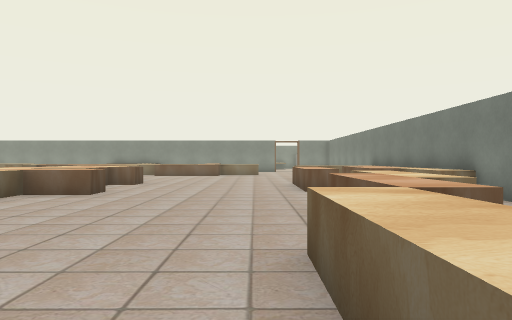
View 1 (above)

24 first-person views from a walk through a 3-D level made in the Unity game engine. The camera is 1.5 m above the floor, looks level and sees 70° across. The floor is counted in squares, 2 m on a side. Each view is taken from the middle of a square. On the plan, view 1 faces up. The plan holds only what a view shows up to about 11 squares ahead; the rest is blank. The place goes on beyond the plan. The player character is not drawn. Some animated figures are left out. Door leaves are left out, so doorways stand open. Some surface patterns are stand-ins.

View 2
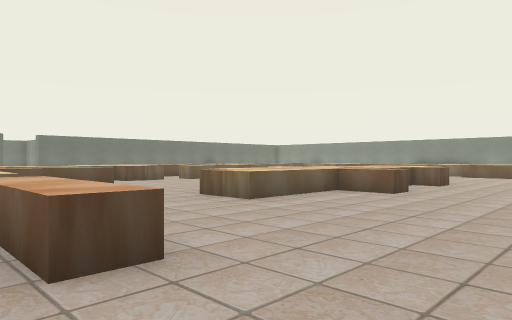

View 3
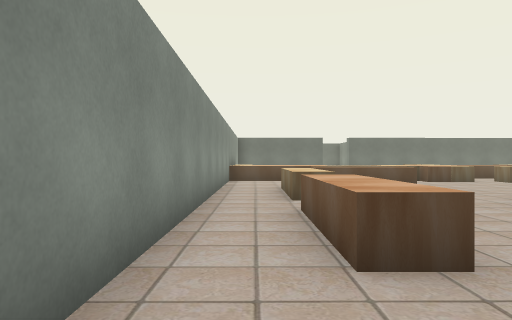

View 4
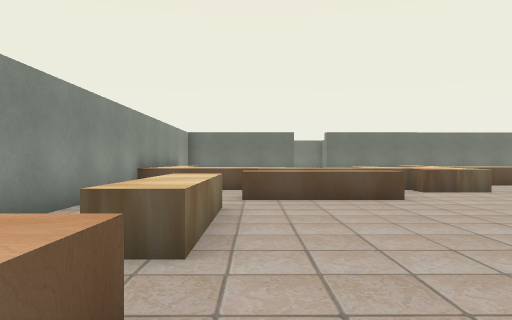

View 5
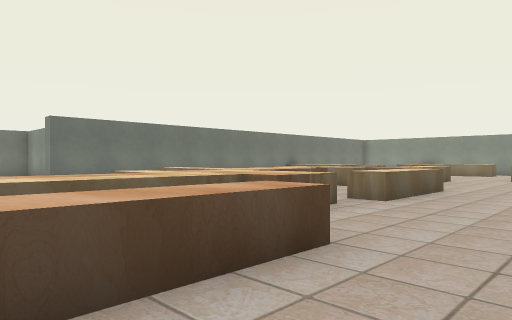

View 6
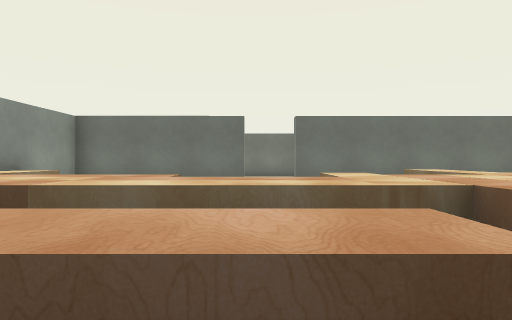

View 7
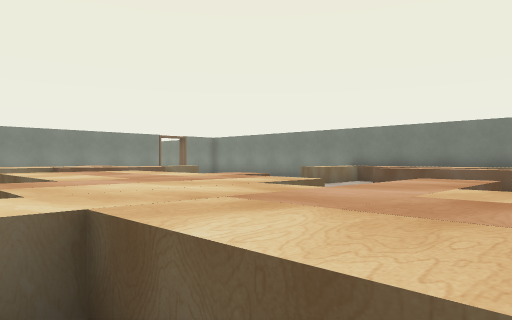

View 8
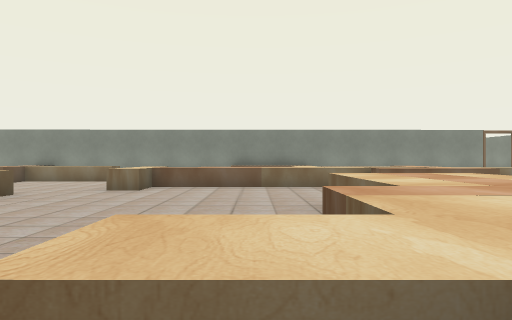

View 9
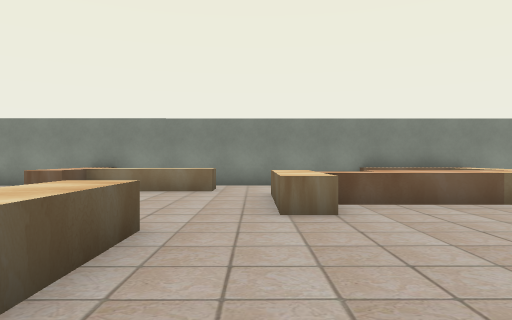

View 10
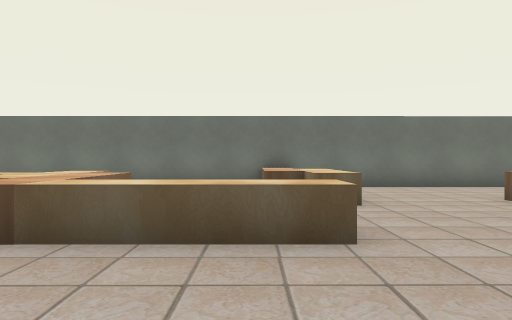

View 11
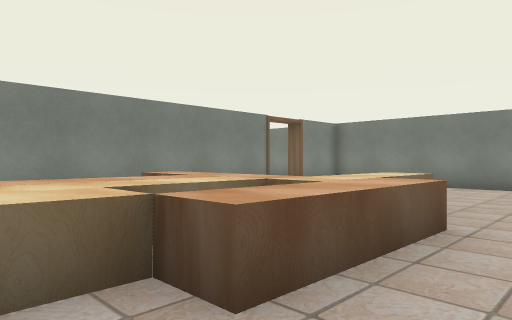

View 12
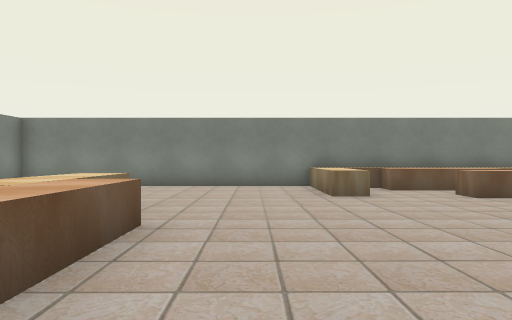

View 13
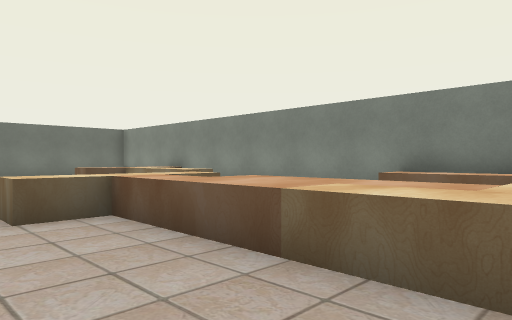

View 14
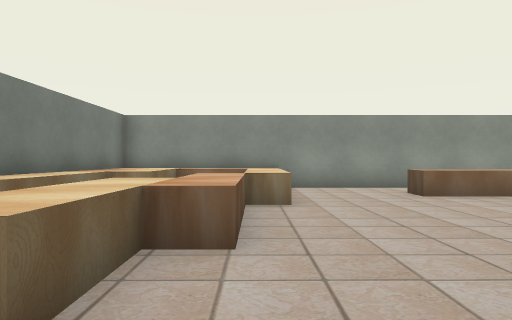

View 15
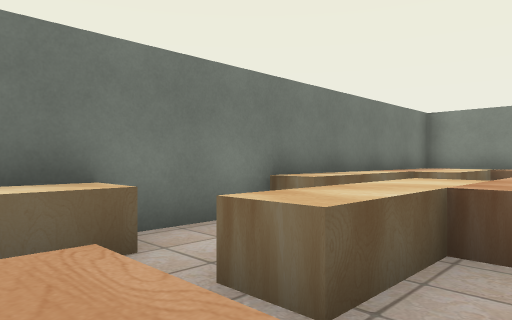

View 16
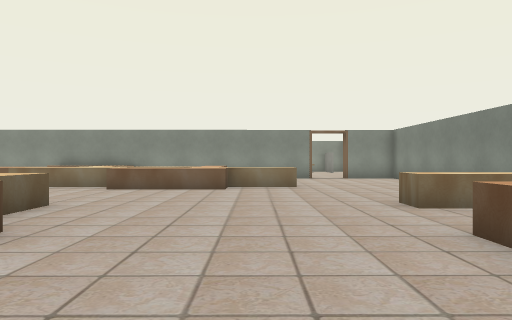

View 17
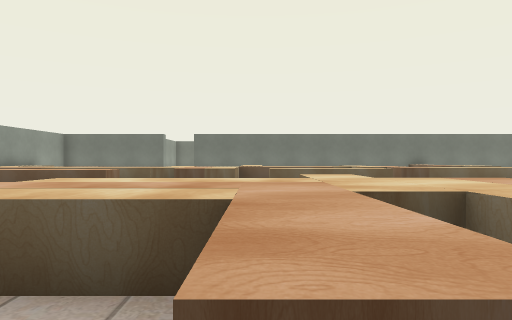

View 18
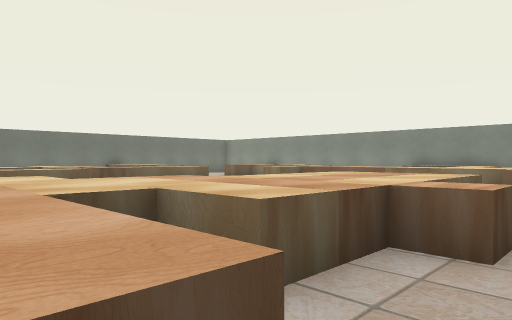

View 19
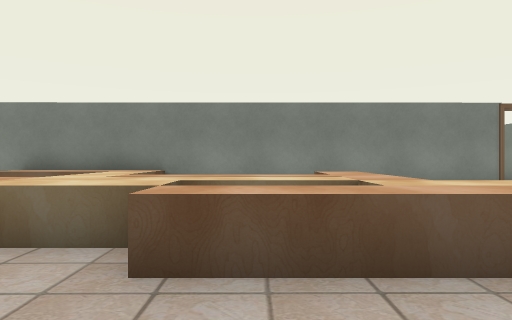

View 20
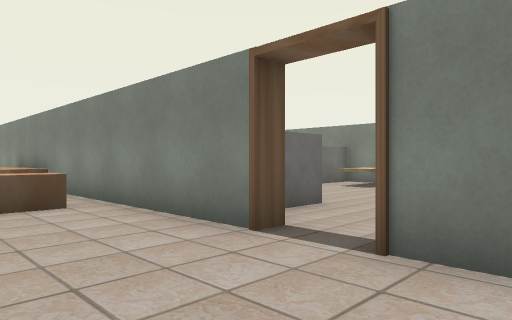

View 21
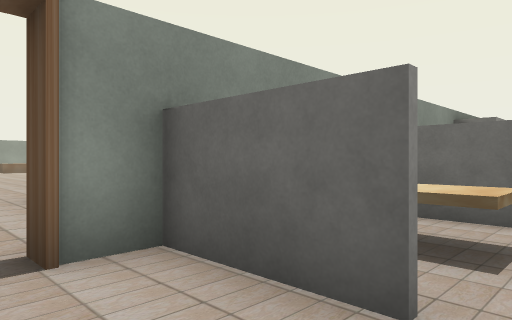

View 22
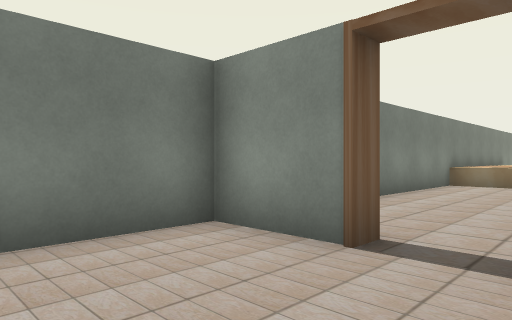

View 23
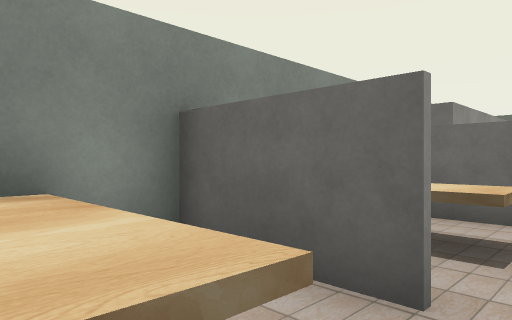

View 24
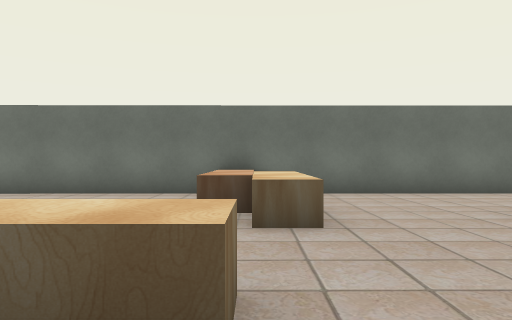

### Floor plan
Key: @ floor where view 1 was taken; # wall or solid block; x gap in a wall; . floor; D open door; ^ raised ledge; O other object.
Columns run from 21 left of view 1 to 5 right of it. Each row starts with its distance up from view 1.
 26                  .. ......
 25                #^^#.^#....#
 24                #^ #.^#....#
 23 #######################D###
 22 #.  .^....  ^^^^  ##......#
 21 #....^^^^.    .^  ^^......#
 20 #....^....^....^^^^^  ....#
 19 #.........^^^^^^^^^^^^....#
 18 #.........^^^^^^^^^^^^....#
 17 #.........^...............#
 16 ##^^^^.^..................#
 15 #...   ^..................#
 14 #..    ^.......^^......^^^#
 13 #..  ..^.......^^........^#
 12 #.. ^^^^....  .^^.......^^#
 11 #.. .^...^..  ^^^O.....^^^#
 10 #    ^^..^..  ^^^......^^^#
  9 #    ^^..^...^^^.......^.^#
  8 #  ^^^^..... .^^^^.......^#
  7  #    ^^^... .^^^......^..#
  6  #   .^^^.....^^^......^..#
  5 xD   ^^^.......^^......^.^#
  4  D    .^..^............^ ^#
  3  #    ^^..^...........^^ ^#
  2  #    ^^..^...........^ ^^#
  1  #    ^^....^^^.^^^...^ ^^#
  0  # ...^^  ...........@^^^^#
 -1  ##########################

Where each view was taken, in squares from view 1:
view 1: 0 up, 0 right, facing up
view 2: 0 up, 0 right, facing up-left
view 3: 0 up, 0 right, facing left
view 4: 2 up, 4 left, facing left
view 5: 2 up, 9 left, facing up-left
view 6: 4 up, 10 left, facing left
view 7: 7 up, 8 left, facing up-right
view 8: 8 up, 8 left, facing up
view 9: 12 up, 12 left, facing up
view 10: 15 up, 10 left, facing left
view 11: 16 up, 6 left, facing up-right
view 12: 16 up, 6 left, facing right
view 13: 16 up, 6 left, facing up-left
view 14: 9 up, 1 right, facing down
view 15: 9 up, 1 right, facing down-right
view 16: 8 up, 1 left, facing up
view 17: 8 up, 3 left, facing left
view 18: 8 up, 3 left, facing up-left
view 19: 15 up, 4 left, facing up
view 20: 20 up, 4 right, facing up-left
view 21: 26 up, 2 right, facing down-left
view 22: 26 up, 1 right, facing down-right
view 23: 26 up, 1 left, facing down-left
view 24: 16 up, 12 left, facing left
